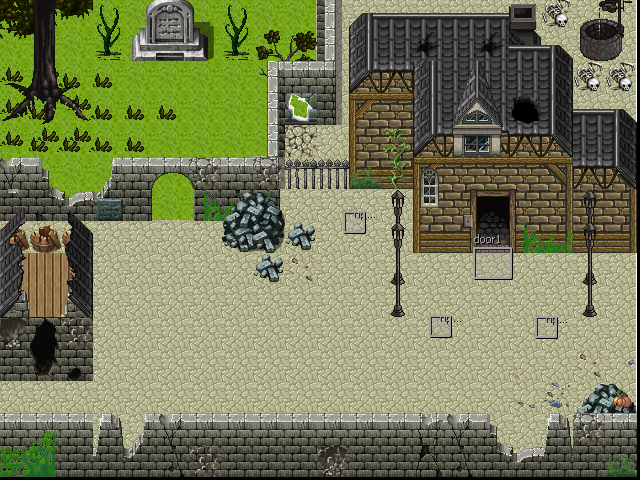

The image is a tile-based game level rendered from a .tmx file. Its description and source (layers, tilesets, objects; grid data summarised) follow:
An orthogonal 20x15 tile map with 32x32 px tiles, 1 tile layer (Tile Layer 1).

<map version="1.0" orientation="orthogonal" width="20" height="15" tilewidth="32" tileheight="32">
 <tileset firstgid="1" name="realmap2" tilewidth="32" tileheight="32">
  <tileoffset x="-3" y="-3" />
  <image source="realmap2.png" width="640" height="480" />
 </tileset>
 <layer name="Tile Layer 1" width="20" height="15">
  <data>[300 cells, 300 non-empty, 300 distinct tile ids]</data>
 </layer>
</map>